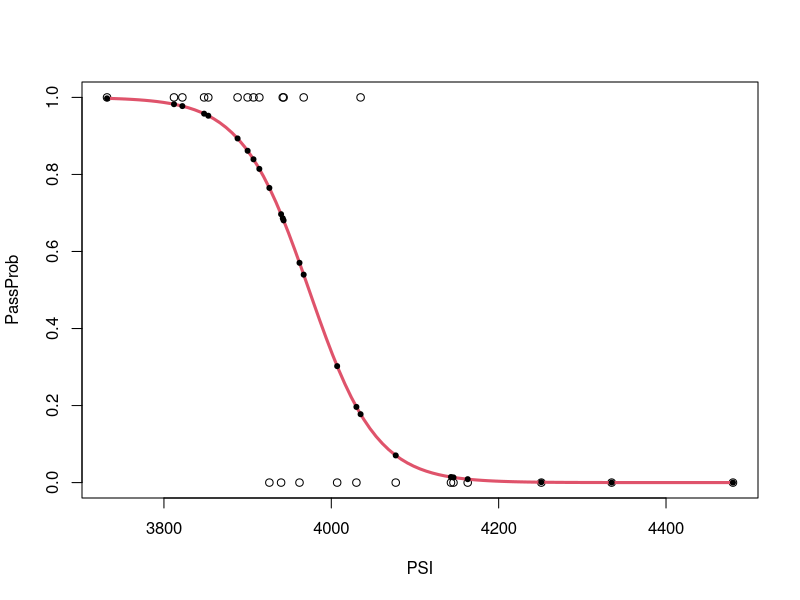

The R script that drew this image:
x=c(3943,4163,3812,3888,3926,3900,3942,3732,4480,3940,4143,4146,3962,4335,
      3822,4035,3914,3853,4030,3967,3848,4007,4077,3907,4251)
y=c(1,0,1,1,0,1,1,1,0,0,0,0,0,0,1,1,1,1,0,1,1,0,0,1,0)
data = data.frame(x,y)

Model = glm(y~x, family=binomial)
plot(x,y,xlab='PSI', ylab = 'PassProb')
curve(predict(Model,data.frame(x=x), type='resp'), add=TRUE,col=2,lwd=3)
points(x,fitted(Model), pch=20)
        
      